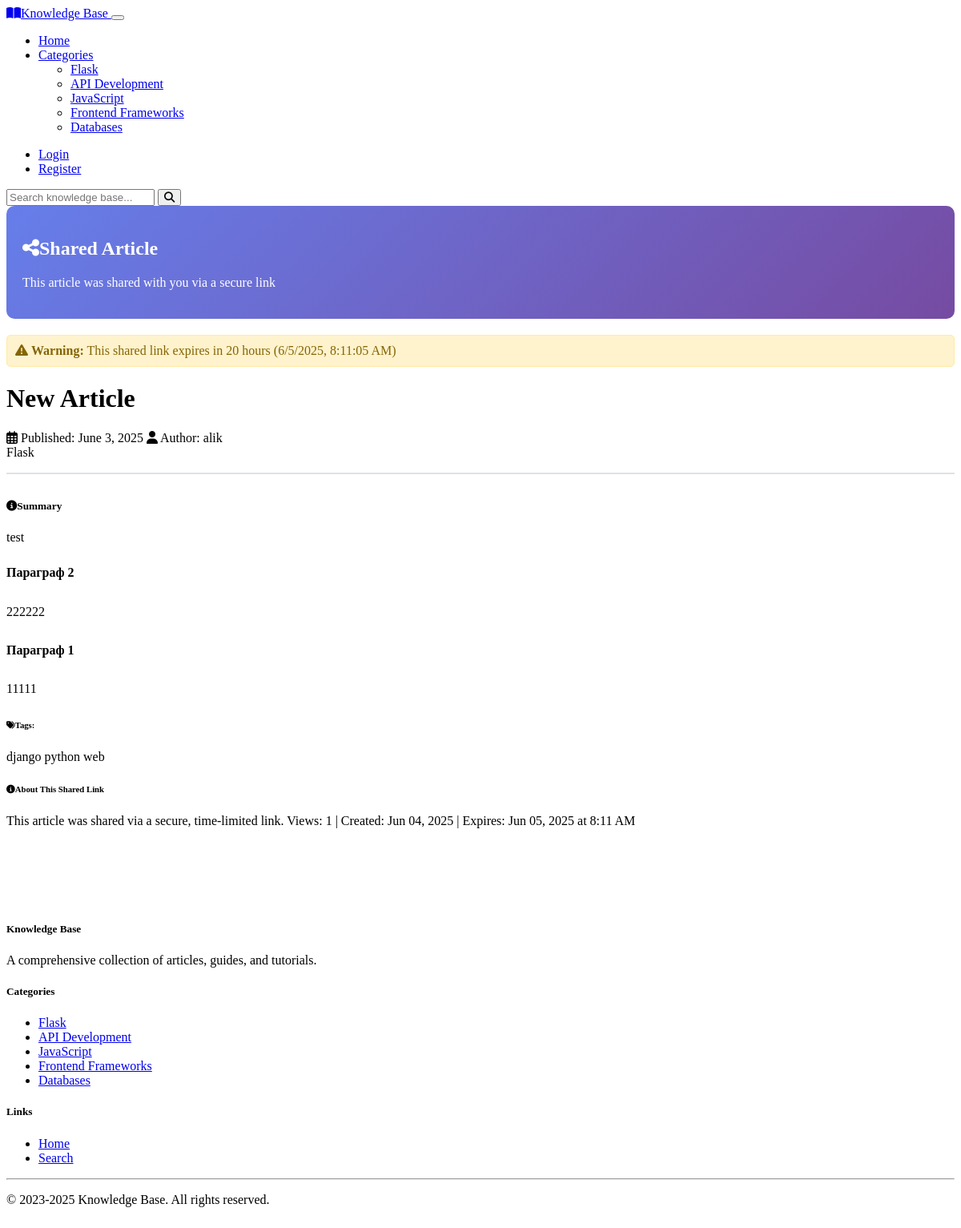
The page /shared/lYwJZstNT9rUmtcREBTrP0iazPXGRILIufypbJhs7zU/ on the database its author committed.
### kb/models.py (models this page shows, shortened)
class Category(models.Model):
    name = models.CharField(max_length=100)
    description = models.TextField()
    class Meta:
        verbose_name_plural = "Categories"

class Article(models.Model):
    title = models.CharField(max_length=200)
    summary = models.TextField()
    category = models.ForeignKey(Category, on_delete=models.CASCADE, related_name='articles')
    author = models.ForeignKey(User, on_delete=models.CASCADE, related_name='articles', null=True, blank=True)
    tags = models.JSONField(default=list)
    created_at = models.DateField(default=timezone.now)
    updated_at = models.DateField(default=timezone.now)

class ArticleParagraph(models.Model):
    article = models.ForeignKey(Article, on_delete=models.CASCADE, related_name='paragraphs')
    title = models.CharField(max_length=200)
    content = HTMLField()
    order = models.PositiveIntegerField(default=0)
    created_at = models.DateTimeField(auto_now_add=True)
    updated_at = models.DateTimeField(auto_now=True)
    class Meta:
        ordering = ['order']

class SecureShareLink(models.Model):
    article = models.ForeignKey(Article, on_delete=models.CASCADE, related_name='share_links')
    paragraph = models.ForeignKey(ArticleParagraph, on_delete=models.CASCADE, related_name='share_links', null=True, blank=True)
    token = models.CharField(max_length=64, unique=True, db_index=True)
    created_by = models.ForeignKey(User, on_delete=models.CASCADE, null=True, blank=True)
    created_at = models.DateTimeField(auto_now_add=True)
    expires_at = models.DateTimeField()
    view_count = models.PositiveIntegerField(default=0)
    last_accessed = models.DateTimeField(null=True, blank=True)
    is_active = models.BooleanField(default=True)
    class Meta:
        ordering = ['-created_at']
        indexes = [
            models.Index(fields=['token']),
            models.Index(fields=['expires_at']),
            models.Index(fields=['article', '-created_at']),
        ]
    def save(self, *args, **kwargs):
        if not self.token:
            self.token = self.generate_secure_token()
        if not self.expires_at:
            settings = ShareSettings.get_settings()
            self.expires_at = timezone.now() + timedelta(hours=settings.link_expiry_hours)
        super().save(*args, **kwargs)
    @property
    def is_expired(self):
        return timezone.now() > self.expires_at
    @property
    def is_valid(self):
        return self.is_active and not self.is_expired
    def record_view(self):
        self.view_count += 1
        self.last_accessed = timezone.now()
        self.save(update_fields=['view_count', 'last_accessed'])

### kb/views.py (the view, shortened to what this page needs)
# urls.py: path('shared/<str:token>/', views.shared_article, name='shared_article'),
def shared_article(request, token):
    try:
        share_link = get_object_or_404(SecureShareLink, token=token)
        settings = ShareSettings.get_settings()
        if settings.require_authentication and not request.user.is_authenticated:
            return redirect('login')
        if settings.track_views:
            share_link.record_view()
            ShareLinkView.objects.create(
                share_link=share_link,
                ip_address=get_client_ip(request),
                user_agent=request.META.get('HTTP_USER_AGENT', '')[:500],
                referrer=request.META.get('HTTP_REFERER')
            )
        article = share_link.article
        if share_link.paragraph:
            context = {
                'article': article,
                'paragraph': share_link.paragraph,
                'share_link': share_link,
                'is_shared_view': True,
                'is_paragraph_share': True,
                'expires_at': share_link.expires_at,
                'title': f"{share_link.paragraph.title} - {article.title}"
            }
        else:
            context = {
                'article': article,
                'share_link': share_link,
                'is_shared_view': True,
                'is_paragraph_share': False,
                'expires_at': share_link.expires_at,
                'title': article.title
            }
        return render(request, 'shared_article.html', context)
    except SecureShareLink.DoesNotExist:
        return render(request, 'shared_not_found.html', {
            'title': 'Share Link Not Found'
        })

### templates/shared_article.html (shortened to what this page needs)
{% extends 'layout.html' %}
{% load static %}
{% block content %}
<div class="container py-4">
    <div class="shared-header text-center">
        {% if is_paragraph_share %}
        <h2><i class="fas fa-share-alt me-2"></i>Shared Section</h2>
        <p class="mb-0">A specific section from "{{ article.title }}" was shared with you via a secure link</p>
        {% else %}
        <h2><i class="fas fa-share-alt me-2"></i>Shared Article</h2>
        <p class="mb-0">This article was shared with you via a secure link</p>
        {% endif %}
    </div>
    <div class="expiry-warning">
    </div>
    <div class="row">
        <div class="col-lg-10 mx-auto">
            <div class="article-header">
                {% if is_paragraph_share %}
                <nav aria-label="breadcrumb" class="mb-3">
                    <ol class="breadcrumb">
                        <li class="breadcrumb-item text-muted">{{ article.category.name }}</li>
                        <li class="breadcrumb-item text-muted">{{ article.title }}</li>
                        <li class="breadcrumb-item active" aria-current="page">{{ paragraph.title }}</li>
                    </ol>
                </nav>
                <h1>{{ paragraph.title }}</h1>
                <div class="article-metadata">
                    <p class="text-muted mb-2">
                        <i class="fas fa-book me-2"></i>From article: <strong>{{ article.title }}</strong>
                    </p>
                    <div class="d-flex justify-content-between flex-wrap">
                        <div>
                            <span class="me-3"><i class="far fa-calendar-alt me-1"></i> Published: {{ article.created_at }}</span>
                            {% if article.author %}
                            <span><i class="fas fa-user me-1"></i> Author: {{ article.author.username }}</span>
                            {% endif %}
                        </div>
                        <div>
                            <span class="badge bg-primary">{{ article.category.name }}</span>
                        </div>
                    </div>
                </div>
                {% else %}
                <h1>{{ article.title }}</h1>
                <div class="article-metadata d-flex justify-content-between flex-wrap">
                    <div>
                        <span class="me-3"><i class="far fa-calendar-alt me-1"></i> Published: {{ article.created_at }}</span>
                        {% if article.author %}
                        <span><i class="fas fa-user me-1"></i> Author: {{ article.author.username }}</span>
                        {% endif %}
                    </div>
                    <div>
                        <span class="badge bg-primary">{{ article.category.name }}</span>
                    </div>
                </div>
                {% endif %}
            </div>
            {% if is_paragraph_share %}
            <div class="alert alert-primary mb-4">
                <i class="fas fa-info-circle me-2"></i>
                You're viewing a specific section of this article via a secure share link.
            </div>
            <div class="paragraph-content mb-4">
                {{ paragraph.content|safe }}
            </div>
            {% if paragraph.attachments.exists %}
            <div class="paragraph-attachments mb-4">
                <h5><i class="fas fa-paperclip me-2"></i>Attachments</h5>
                <div class="row">
                    {% for attachment in paragraph.attachments.all %}
                    <div class="col-md-6 mb-2">
                        <div class="d-flex align-items-center p-2 border rounded">
                            <i class="fas fa-file me-2 text-primary"></i>
                            <div>
                                <a href="{{ attachment.file.url }}" target="_blank" class="text-decoration-none">
                                    {{ attachment.original_name }}
                                </a>
                                <div class="small text-muted">
                                    Uploaded: {{ attachment.uploaded_at|date:"M d, Y" }}
                                    {% if attachment.file_size %}
                                    | Size: {{ attachment.file_size|filesizeformat }}
                                    {% endif %}
                                </div>
                            </div>
                        </div>
                    </div>
                    {% endfor %}
                </div>
            </div>
            {% endif %}
            {% else %}
            {% if article.summary %}
            <div class="card bg-dark mb-4">
                <div class="card-body">
                    <h5 class="card-title"><i class="fas fa-info-circle me-2"></i>Summary</h5>
                    <p class="card-text">{{ article.summary }}</p>
                </div>
            </div>
            {% endif %}
            <div class="article-content mb-4">
                {% if article.paragraphs.exists %}
                    {% for paragraph in article.paragraphs.all %}
                    <div class="paragraph-section mb-4">
                        <h4 class="paragraph-title">{{ paragraph.title }}</h4>
                        <div class="paragraph-content">
                            {{ paragraph.content|safe }}
                        </div>
                    </div>
                    {% endfor %}
                {% endif %}
            </div>
            {% endif %}
            {% if article.tags %}
            <div class="mb-4">
                <h6><i class="fas fa-tags me-2"></i>Tags:</h6>
                {% for tag in article.tags %}
                <span class="badge bg-secondary me-2">{{ tag }}</span>
                {% endfor %}
            </div>
            {% endif %}
            <div class="card border-info mb-4">
                <div class="card-body text-center">
                    <h6 class="card-title"><i class="fas fa-info-circle me-2"></i>About This Shared Link</h6>
                    <p class="card-text small text-muted mb-0">
                        This article was shared via a secure, time-limited link.
                        Views: {{ share_link.view_count }} |
                        Created: {{ share_link.created_at|date:"M d, Y" }} |
                        Expires: {{ expires_at|date:"M d, Y \a\t g:i A" }}
                    </p>
                </div>
            </div>
        </div>
    </div>
</div>
{% endblock %}

### templates/layout.html (shortened to what this page needs)
{% load static %}
<!DOCTYPE html>
<html lang="en" data-bs-theme="dark">
<head>
    <link href="https://cdn.replit.com/agent/bootstrap-agent-dark-theme.min.css" rel="stylesheet">
    <link rel="stylesheet" href="https://cdnjs.cloudflare.com/ajax/libs/font-awesome/6.4.0/css/all.min.css">
    <link rel="stylesheet" href="https://cdnjs.cloudflare.com/ajax/libs/highlight.js/11.7.0/styles/github-dark.min.css">
    <link rel="stylesheet" href="{% static 'css/custom.css' %}">
</head>
<body>
    <nav class="navbar navbar-expand-lg navbar-dark bg-dark">
        <div class="container">
            <a class="navbar-brand" href="{% url 'index' %}">
                <i class="fas fa-book-open me-2"></i>Knowledge Base
            </a>
            <button class="navbar-toggler" type="button" data-bs-toggle="collapse" data-bs-target="#navbarMain" aria-controls="navbarMain" aria-expanded="false" aria-label="Toggle navigation">
            </button>
            <div class="collapse navbar-collapse" id="navbarMain">
                <ul class="navbar-nav me-auto">
                    <li class="nav-item">
                        <a class="nav-link {% if request.path == '/' %}active{% endif %}" href="{% url 'index' %}">Home</a>
                    </li>
                    <li class="nav-item dropdown">
                        <a class="nav-link dropdown-toggle" href="#" id="categoriesDropdown" role="button" data-bs-toggle="dropdown" aria-expanded="false">
                            Categories
                        </a>
                        <ul class="dropdown-menu" aria-labelledby="categoriesDropdown">
                            {% for category in categories %}
                            <li><a class="dropdown-item" href="{% url 'category_detail' category_id=category.id %}">{{ category.name }}</a></li>
                            {% endfor %}
                        </ul>
                    </li>
                </ul>
                <ul class="navbar-nav ms-auto">
                    {% if user.is_authenticated %}
                    <li class="nav-item dropdown">
                        <a class="nav-link dropdown-toggle" href="#" id="userDropdown" role="button" data-bs-toggle="dropdown" aria-expanded="false">
                            <i class="fas fa-user me-1"></i>{{ user.username }}
                        </a>
                        <ul class="dropdown-menu dropdown-menu-end" aria-labelledby="userDropdown">
                            <li><a class="dropdown-item" href="{% url 'logout' %}">Logout</a></li>
                        </ul>
                    </li>
                    {% else %}
                    <li class="nav-item">
                        <a class="nav-link {% if request.path == '/login/' %}active{% endif %}" href="{% url 'login' %}">Login</a>
                    </li>
                    <li class="nav-item">
                        <a class="nav-link {% if request.path == '/register/' %}active{% endif %}" href="{% url 'register' %}">Register</a>
                    </li>
                    {% endif %}
                </ul>
                <div class="d-flex position-relative">
                    <form id="searchForm" class="d-flex" action="{% url 'search' %}" method="get">
                        <input id="searchInput" class="form-control me-2" type="search" placeholder="Search knowledge base..." aria-label="Search" name="q">
                        <button class="btn btn-outline-light" type="submit">
                            <i class="fas fa-search"></i>
                        </button>
                    </form>
                </div>
            </div>
        </div>
    </nav>
    <main class="container py-4">
        {% block content %}{% endblock %}
    </main>
    <footer class="footer bg-dark text-light">
        <div class="container">
            <div class="row">
                <div class="col-md-6">
                    <h5>Knowledge Base</h5>
                    <p>A comprehensive collection of articles, guides, and tutorials.</p>
                </div>
                <div class="col-md-3">
                    <h5>Categories</h5>
                    <ul class="list-unstyled">
                        {% for category in categories %}
                        <li><a href="{% url 'category_detail' category_id=category.id %}" class="text-decoration-none link-light">{{ category.name }}</a></li>
                        {% endfor %}
                    </ul>
                </div>
                <div class="col-md-3">
                    <h5>Links</h5>
                    <ul class="list-unstyled">
                        <li><a href="{% url 'index' %}" class="text-decoration-none link-light">Home</a></li>
                        <li><a href="{% url 'search' %}" class="text-decoration-none link-light">Search</a></li>
                    </ul>
                </div>
            </div>
            <hr>
            <div class="text-center">
                <p>&copy; 2023-2025 Knowledge Base. All rights reserved.</p>
            </div>
        </div>
    </footer>
</body>
</html>

### rows shown on the page
Category: name "Flask"
Category: name "API Development"
Category: name "JavaScript"
Category: name "Frontend Frameworks"
Category: name "Databases"
Article: title "New Article", created_at "June 3, 2025", author.username "alik", category.name "Flask", summary "test"
ArticleParagraph: title "Параграф 2", content "222222"
ArticleParagraph: title "Параграф 1", content "11111"
SecureShareLink: view_count "1", created_at "Jun 04, 2025", expires_at "Jun 05, 2025 at 8:11 AM"

### other values the page prints
{{ tag }} "django" "python" "web"
